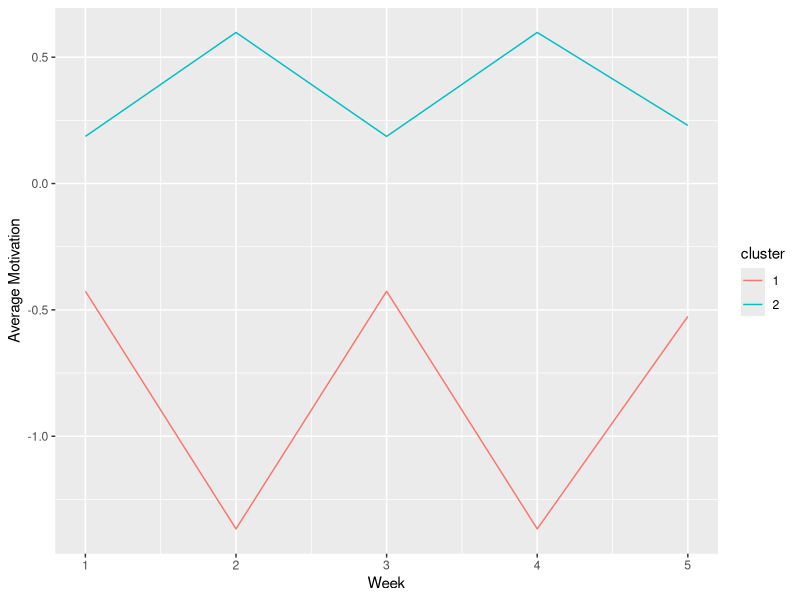
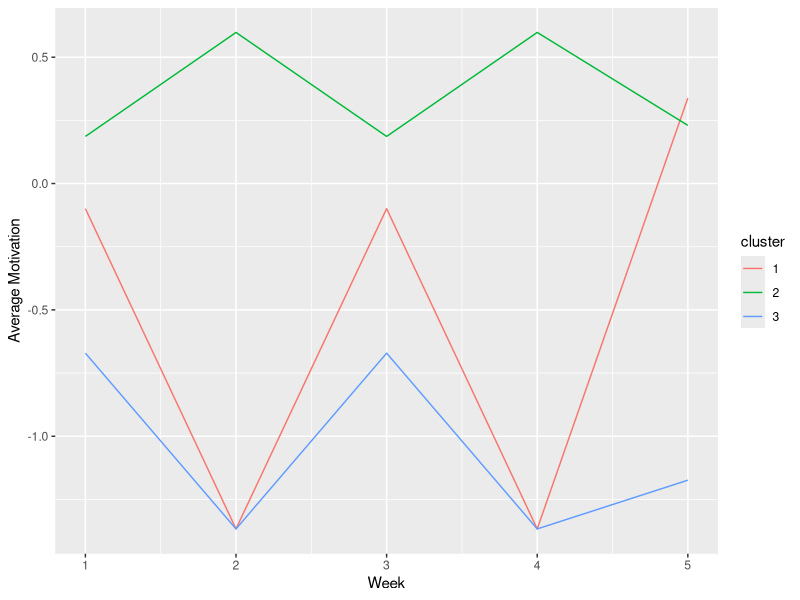
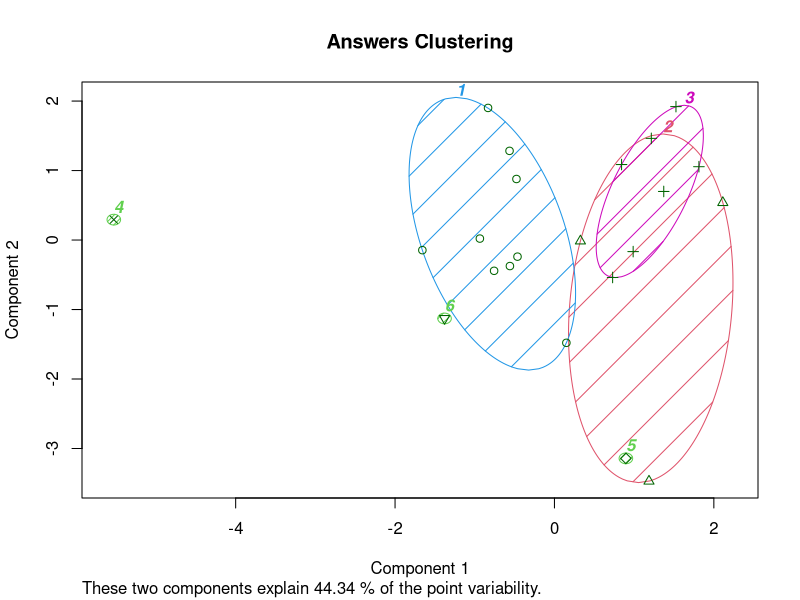

Reproduce these figures in R, in order.
## ---- chunk 1
library("knitr")
knitr::opts_chunk$set(echo = TRUE, eval=TRUE, 
                     message=FALSE, warning = FALSE,
                      fig.height=4, fig.width=9, cache = TRUE) 
options(htmltools.dir.version = FALSE)
## ---- chunk 2
theme_simplemap <- function(base_size = 9, base_family = "") {
  theme_bw(base_size = base_size, base_family = base_family) %+replace%
    theme(axis.line = element_blank(),
          axis.text = element_blank(),
          axis.ticks = element_blank(),
          axis.title = element_blank(),
          panel.background = element_blank(),
          panel.border = element_blank(),
          panel.grid = element_blank(),
          panel.spacing = unit(0, "lines"),
          plot.background = element_blank(),
          legend.position = "none")
}
## ---- chunk 3
library(dplyr)
library(tidyr)
library(ggplot2)

K1 <- read.table("Class_Motivation.csv", sep = ",", header = TRUE)
K2 <- dplyr::select(K1, 2:6)
K3 <- na.omit(K2) # another way to treat NAs is to imputate, but I chose to remove in this case
K3 <- scale(K3)
fit <- kmeans(K3, 2) 
fit$cluster
K4 <- data.frame(K3, fit$cluster)
names(K4) <- c("1", "2", "3", "4", "5", "cluster")
## ---- chunk 4
K5 <- tidyr::gather(K4, "week", "motivation", 1:5)
K6 <- K5 %>% group_by(week, cluster)
K6 <- summarise(K6, avg = mean(motivation))
K6$week <- as.numeric(K6$week)
K6$cluster <- as.factor(K6$cluster)
ggplot(K6, aes(week, avg, colour = cluster)) + geom_line() + xlab("Week") + ylab("Average Motivation")
# see how many people are there in each cluster
K7 <- dplyr::count(K4, cluster)
K7
## ---- chunk 5
fit.g3 <- kmeans(K3, 3) 
K4.g3 <- data.frame(K3, fit.g3$cluster)
names(K4.g3) <- c("1", "2", "3", "4", "5", "cluster") 
K5.g3 <- tidyr::gather(K4.g3, "week", "motivation", 1:5)
K6.g3 <- K5.g3 %>% group_by(week, cluster)
K6.g3 <- summarise(K6.g3, avg = mean(motivation))
K6.g3$week <- as.numeric(K6.g3$week)
K6.g3$cluster <- as.factor(K6.g3$cluster)
ggplot(K6.g3, aes(week, avg, colour = cluster)) + geom_line() + xlab("Week") + ylab("Average Motivation")
K7.g3 <- dplyr::count(K4.g3, cluster)
## ---- chunk 6
K7.g3
## ---- chunk 7
DF1 <- read.table("cluster-class-data.csv", sep = ",", header  = TRUE)
names(DF1) <- c("studnetID", "ownCat", "jORgif", "monNYC", "numSib", "weekSport", "mileTotc", "numfriendAndroid", "numMovie", "classSemester", "statesVisited", "cityGrow", "stateGrow", "countryGrow" )

DF.ANSWER <- DF1[, 2:11]
DF.REGION <- DF1 [, 12:14]
DF.ANSWER$ownCat <- as.character(DF.ANSWER$ownCat)

# transfer facotral variables
DF.ANSWER$ownCat <- ifelse(DF.ANSWER$ownCat == "Yes" & !is.na(DF.ANSWER$ownCat), 1, 0)
DF.ANSWER$jORgif <- ifelse(DF.ANSWER$jORgif == "j-iff" & !is.na(DF.ANSWER$jORgif), 1, 2)
DF.ANSWER <- scale(DF.ANSWER)
## ---- chunk 8
library(cluster)
set.seed(123456)
ANSWER.CLUSTERS <- kmeans(DF.ANSWER, 6)
ANSWER.CLUSTERS$cluster
ANSWER.FINAL <- data.frame(DF.ANSWER, cluster = ANSWER.CLUSTERS$cluster)
ANSWER.CLUSTERS$size
## ---- chunk 9
clusplot(DF.ANSWER, ANSWER.CLUSTERS$cluster,lines = 0, labels =5, color = TRUE, shade = TRUE,plotchar = TRUE,  main = 'Answers Clustering')
